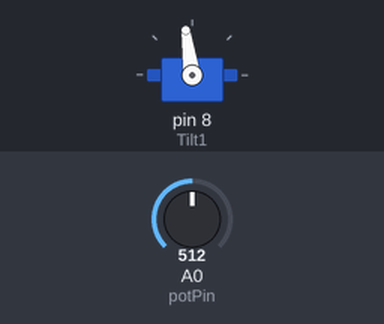
This sketch was run on a simulated Arduino Uno, built with avr-gcc and run on an emulated ATmega328P. On the bench: servo. Inputs (shaded band) come from the test bench; at power-on: A0 (potPin) = 512. What the sketch prints to the serial monitor is not drawn.

Above: at 0.3 s.
At 16.7 s:
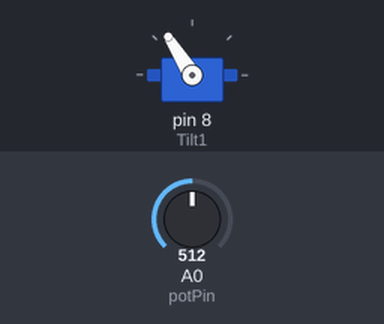
At 26.6 s:
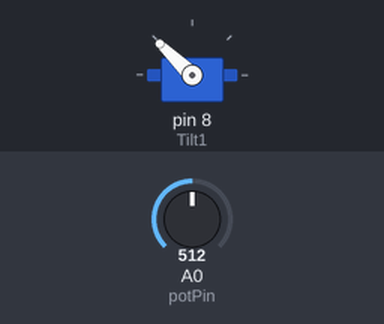
At 36.4 s:
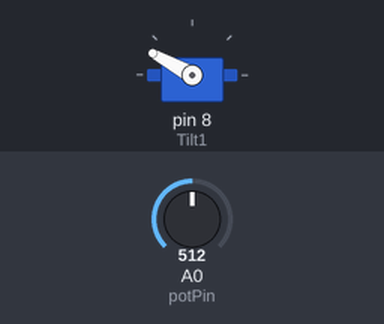
Timing chart, 0 to 40.0 s (numbered marks = the images above):
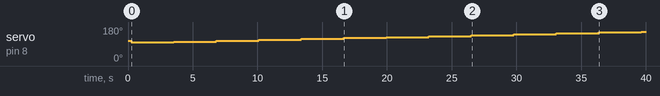

The sketch:

Tilt_map.ino
```cpp
/*    Universidade Federal de Uberlandia
       Faculdade de Engenharia Mecanica
          Engenharia Mecatrônica
          Realizado em 02/12/2019
/*          Realizar o mapeamento estatico do mecanismo tilt */
//----------------------------------
//    BIBLIOTECAS
//----------------------------------

#include <SPI.h>
#include <Wire.h>
#include <Servo.h>
#include <math.h>

//----------------------------------
//    OBJETOS
//----------------------------------

Servo Tilt1;

//----------------------------------
//    VARIAVEIS GLOBAIS
//----------------------------------

float t_k;

float Ta =0.01;//[segundos]
int numValues = 250;


int i=0;
int potPin = 0;

//----------------------------------
//   VARIAVEL DE COMANDO
//----------------------------------

float pwm=1500;

//----------------------------------
//   VARIAVEL DE ESTADO
//----------------------------------
int tilt_out=0;
float theta_pot=0;
float theta_tilt1=0;
float theta_tilt2=0;

// potenciometro
float coef_ang= 0.2586;
float coef_lin= 47.2534 ;

// tilt 1
// Relacao thetatilt1 thetapot
// Relacao thetatilt1 CAD

// Relacao thetatilt1 PWM
float a1=0.0000221518341;
float b1=-0.1495658268261;
float c1=228.6938894893316;

// tilt 2
// Relacao thetatilt2 thetapot
// Relacao thetatilt2 CAD

// Relacao thetatilt2 PWM

float a2=0.0000396248925;
float b2=-0.2146384032536;
float c2=280.8235824934245;

//----------------------------------
//    VOID SETUP
//----------------------------------


void setup() {


  Serial.begin(115200);

  Tilt1.attach (8); //attach the motor
  Tilt1.writeMicroseconds(1650); // Tilt Initialization

  delay(250);
}

//----------------------------------
//    VOID LOOP
//----------------------------------


void loop() {
   t_k=millis();

   if(((i%numValues)==0)&&(i<17*numValues)){
    pwm=pwm+50;
    saturacao();
    Tilt1.writeMicroseconds(pwm); // Tilt Initialization
   }
   else if(((i%numValues)==0)&&(i<35*numValues)){
    pwm=pwm-50;
    saturacao();
    Tilt1.writeMicroseconds(pwm); // Tilt Initialization
   }

//   pwm=2350;
//   saturacao();
//   Tilt1.writeMicroseconds(pwm);

   readSensor();

   while( ((millis()- t_k)/1000) < Ta )
        {
          //Wait for the next amostragem
        }
   printInfo();
   i++;
}

//----------------------------------
//    SUBROTINAS
//----------------------------------

void saturacao(){

  /*Saturaçao da variavel de comando entre 1650us e 2350us*/

  if(pwm > 2350)
  {
    pwm = 2350;
  }
  if(pwm < 1500)
  {
   pwm=1500;
  }
}

void printInfo(){
  Serial.print((millis()/1000.00),5);
  Serial.print("\t ");
  Serial.print(pwm);
  Serial.print("\t ");
  Serial.print(tilt_out);
  Serial.print("\t ");
  Serial.print(theta_pot);
  Serial.print("\t ");
  Serial.print(theta_tilt1);
  Serial.print("\t ");
  Serial.print(theta_tilt2);
  Serial.print("\t ");
  Serial.println(   ( (millis()-t_k)/1000.00 )  ,4);

}

void readSensor(){
  tilt_out = analogRead(potPin); // read the value from potentiometer
  theta_pot = tilt_out*coef_ang+coef_lin;
  theta_tilt1 = pwm2angleAlpha1(pwm);
  theta_tilt2 = pwm2angleAlpha2(pwm);

}


float pwm2angleAlpha1(int pwm){
  return(a1*pwm*pwm+b1*pwm+c1);
}

float pwm2angleAlpha2(int pwm){
  return(a2*pwm*pwm+b2*pwm+c2);
}

//float cad2angle(float cad){
//  return(coef1_ang*cad+coef1_lin);
//}
//
//float thetaPot2angle(float thetapot){
//  return(coef1_ang*thetapot+coef1_lin);
//}
```

Measured:
- by itself, servo on pin 8 (Tilt1): 107° → 98° at 0.25 s, → 102° 3.3 s later, → 107° 3.3 s later, → 112° 3.3 s later, … (13 changes in this stretch)
